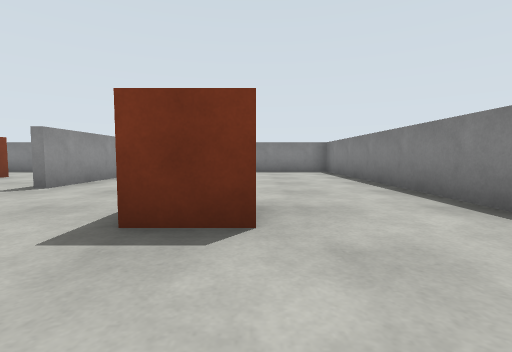
[1] (above)

16 first-person views from a walk through a world built for the Webots simulator. The camera is 0.26 m above the floor, tilts 4° down and sees 85° across. The floor is counted in squares, 0.5 m on a side. Each view is taken from the middle of a square. On the plan, view 1 faces up. The plan holds only what a view shows up to about 9 squares ahead; the rest is blank. Robots are left out.

[2]
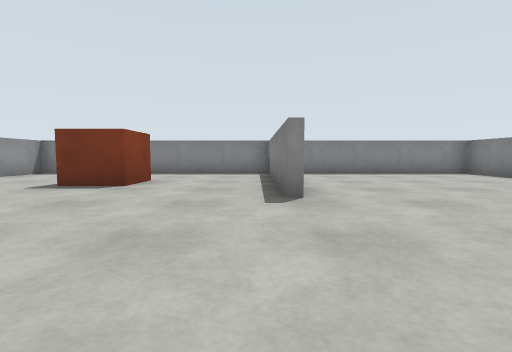

[3]
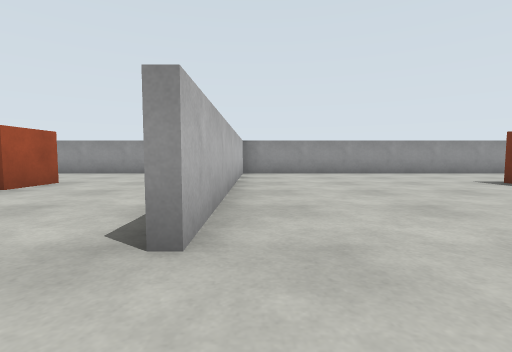

[4]
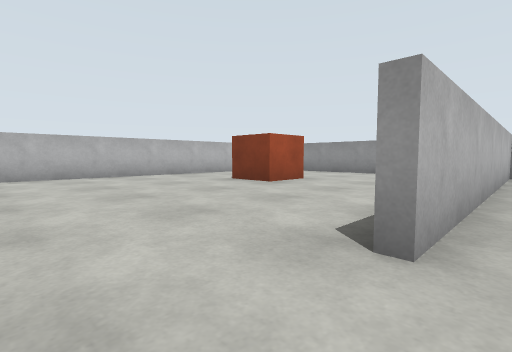

[5]
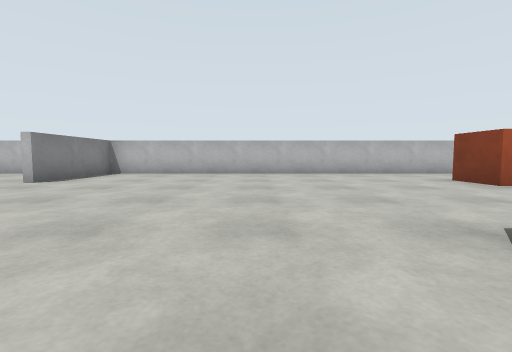

[6]
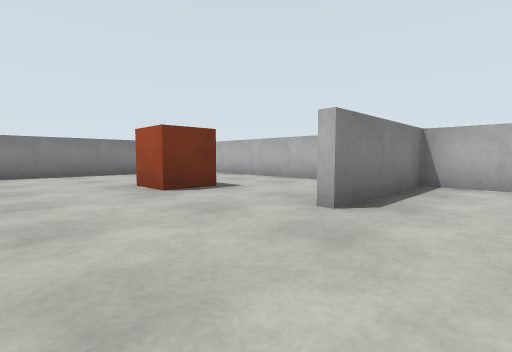

[7]
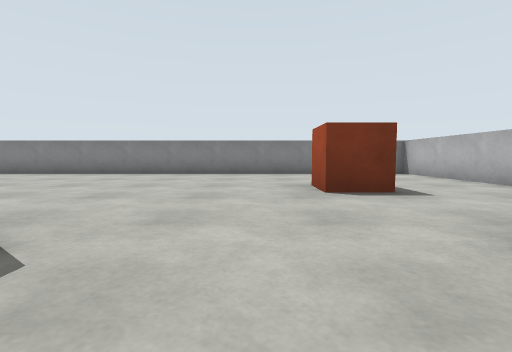

[8]
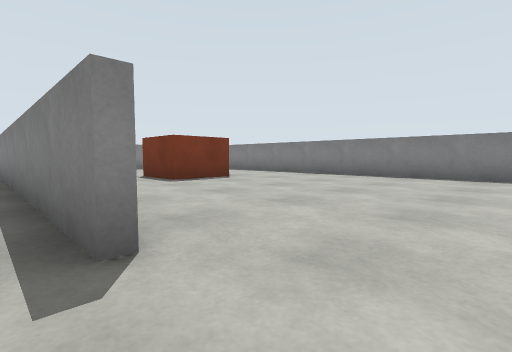

[9]
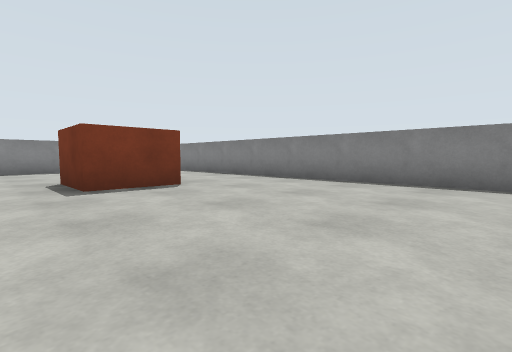

[10]
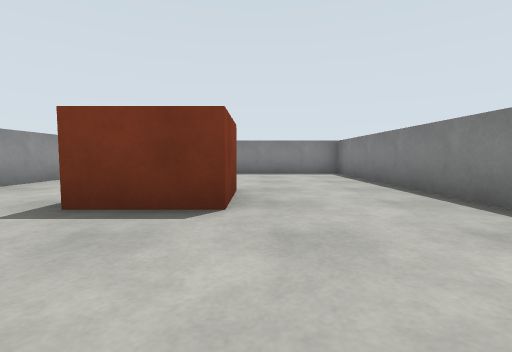

[11]
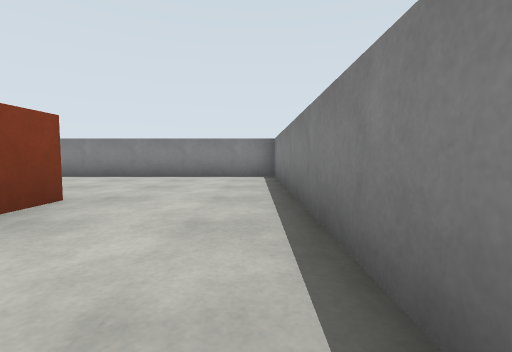

[12]
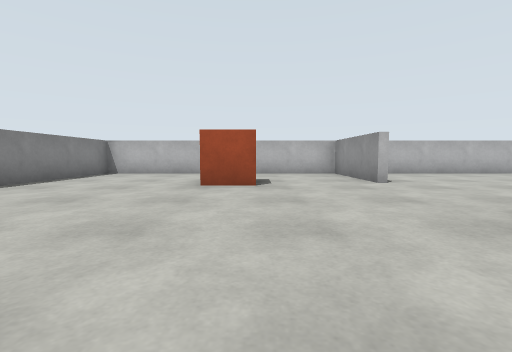

[13]
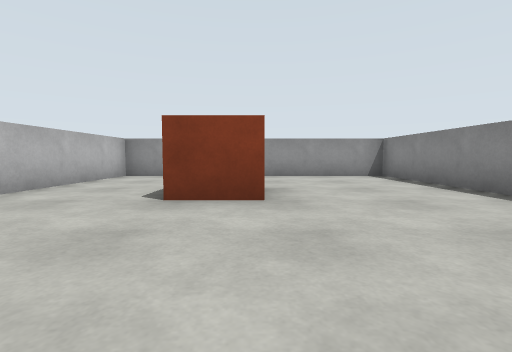

[14]
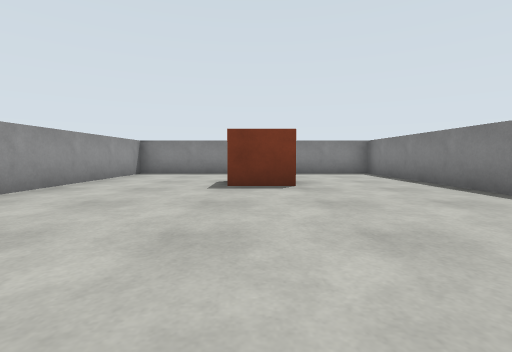

[15]
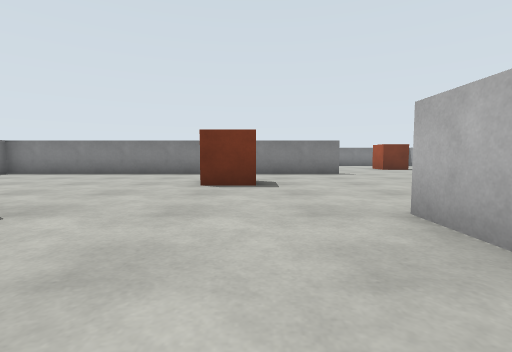

[16]
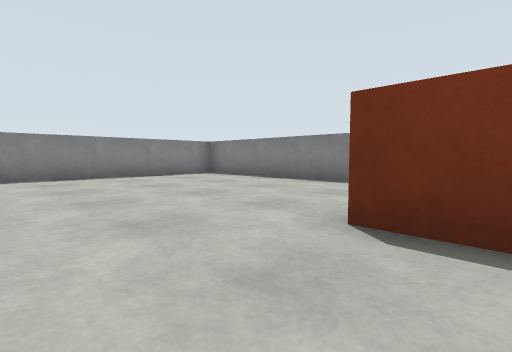

### Floor plan
Points are (right, up) in squares from view 1. A wall is a line through its corners. A room is listed if a view was taken in it or the views show most of it. See-through windows are left out.
Room 1 (views 1, 2, 3, 4, 5, 6, 7, 8, 9, 10, 11, 12, 13, 14, 15, 16)
walls: (2.4, -0.6) (2.4, 9.5) (-2.8, 9.5); (-3.6, 4.5) (-3.6, 9.5) (-10.5, 9.5) (-10.5, -6.5) (9.5, -6.5) (9.5, 9.5) (3.8, 9.5); (2.6, -3.5) (2.6, -6.5); (-6.6, 0.4) (-10.5, 0.4); (2.6, 7.2) (2.6, 5.8); (-3.5, 6.9) (-3.5, 4.5); (2.4, -6.5) (2.4, -3.5); (-10.5, 0.6) (-3.5, 0.6)
objects: orange box (-7, -4) to (-7, -3); orange box (-7, 6) to (-7, 7); orange box (-1, 2) to (0, 3); orange box (5, -4) to (6, -3); orange box (5, 4) to (6, 5)

Positions as (right, up) in squares from view 1, and headings:
1: (0, 0), facing up
2: (-4, 1), facing up
3: (-2, 1), facing left
4: (-2, 1), facing down-left
5: (-2, 2), facing down
6: (1, -1), facing down-right
7: (1, -2), facing right
8: (2, -2), facing up-right
9: (4, -1), facing up-right
10: (7, 1), facing up
11: (9, 2), facing up
12: (5, 2), facing down
13: (-3, -3), facing left
14: (-7, 1), facing up
15: (-6, 2), facing right
16: (-3, 2), facing up-right
